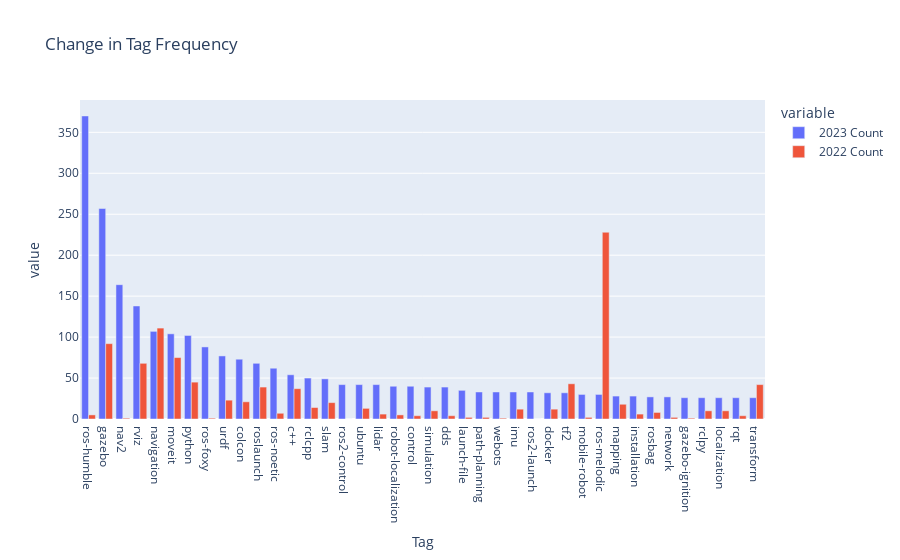

Notebook code cell kept with this figure:
### Code cell
fig = px.bar(df[2:42], x="Tag", y=["2023 Count","2022 Count"], barmode='group',title="Change in Tag Frequency")
fig.show()

### Figure 1 — Plotly figure (JSON) as saved in the notebook; plotly's stock layout.template omitted (floating-point values rounded to 4 significant figures)
{"data": [{"alignmentgroup": "True", "hovertemplate": "variable=2023 Count<br>Tag=%{x}<br>value=%{y}<extra></extra>", "legendgroup": "2023 Count", "marker": {"color": "#636efa", "pattern": {"shape": ""}}, "name": "2023 Count", "offsetgroup": "2023 Count", "orientation": "v", "showlegend": true, "textposition": "auto", "type": "bar", "x": ["ros-humble", "gazebo", "nav2", "rviz", "navigation", "moveit", "python", "ros-foxy", "urdf", "colcon", "roslaunch", "ros-noetic", "c++", "rclcpp", "slam", "ros2-control", "ubuntu", "lidar", "robot-localization", "control", "simulation", "dds", "launch-file", "path-planning", "webots", "imu", "ros2-launch", "docker", "tf2", "mobile-robot", "ros-melodic", "mapping", "installation", "rosbag", "network", "gazebo-ignition", "rclpy", "localization", "rqt", "transform"], "xaxis": "x", "y": [370, 257, 164, 138, 107, 104, 102, 88, 77, 73, 68, 62, 54, 50, 49, 42, 42, 42, 40, 40, 39, 39, 35, 33, 33, 33, 33, 32, 32, 30, 30, 28, 28, 27, 27, 26, 26, 26, 26, 26], "yaxis": "y"}, {"alignmentgroup": "True", "hovertemplate": "variable=2022 Count<br>Tag=%{x}<br>value=%{y}<extra></extra>", "legendgroup": "2022 Count", "marker": {"color": "#EF553B", "pattern": {"shape": ""}}, "name": "2022 Count", "offsetgroup": "2022 Count", "orientation": "v", "showlegend": true, "textposition": "auto", "type": "bar", "x": ["ros-humble", "gazebo", "nav2", "rviz", "navigation", "moveit", "python", "ros-foxy", "urdf", "colcon", "roslaunch", "ros-noetic", "c++", "rclcpp", "slam", "ros2-control", "ubuntu", "lidar", "robot-localization", "control", "simulation", "dds", "launch-file", "path-planning", "webots", "imu", "ros2-launch", "docker", "tf2", "mobile-robot", "ros-melodic", "mapping", "installation", "rosbag", "network", "gazebo-ignition", "rclpy", "localization", "rqt", "transform"], "xaxis": "x", "y": [5, 92, 1, 68, 111, 75, 45, 1, 23, 21, 39, 7, 37, 14, 20, 0, 13, 6, 5, 4, 10, 4, 2, 2, 1, 12, 0, 12, 43, 2, 228, 18, 6, 8, 2, 1, 10, 10, 4, 42], "yaxis": "y"}], "layout": {"barmode": "group", "legend": {"title": {"text": "variable"}, "tracegroupgap": 0}, "title": {"text": "Change in Tag Frequency"}, "xaxis": {"anchor": "y", "domain": [0, 1], "title": {"text": "Tag"}}, "yaxis": {"anchor": "x", "domain": [0, 1], "title": {"text": "value"}}}}
